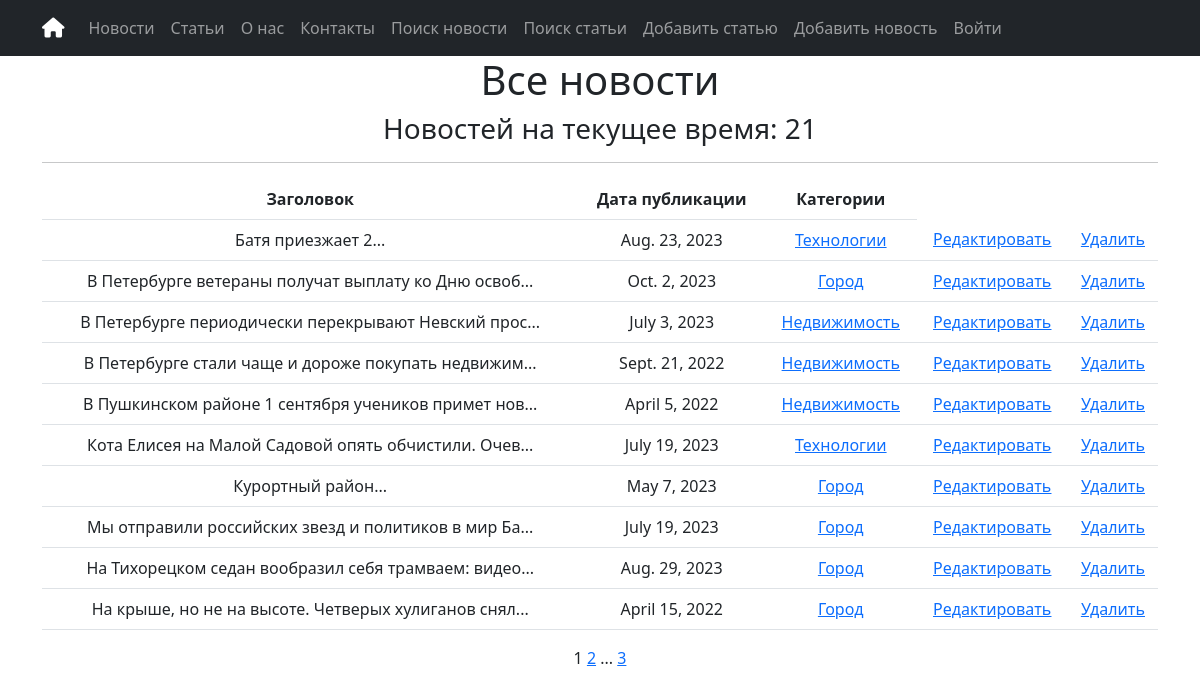
Before: /news/ with the older database file.
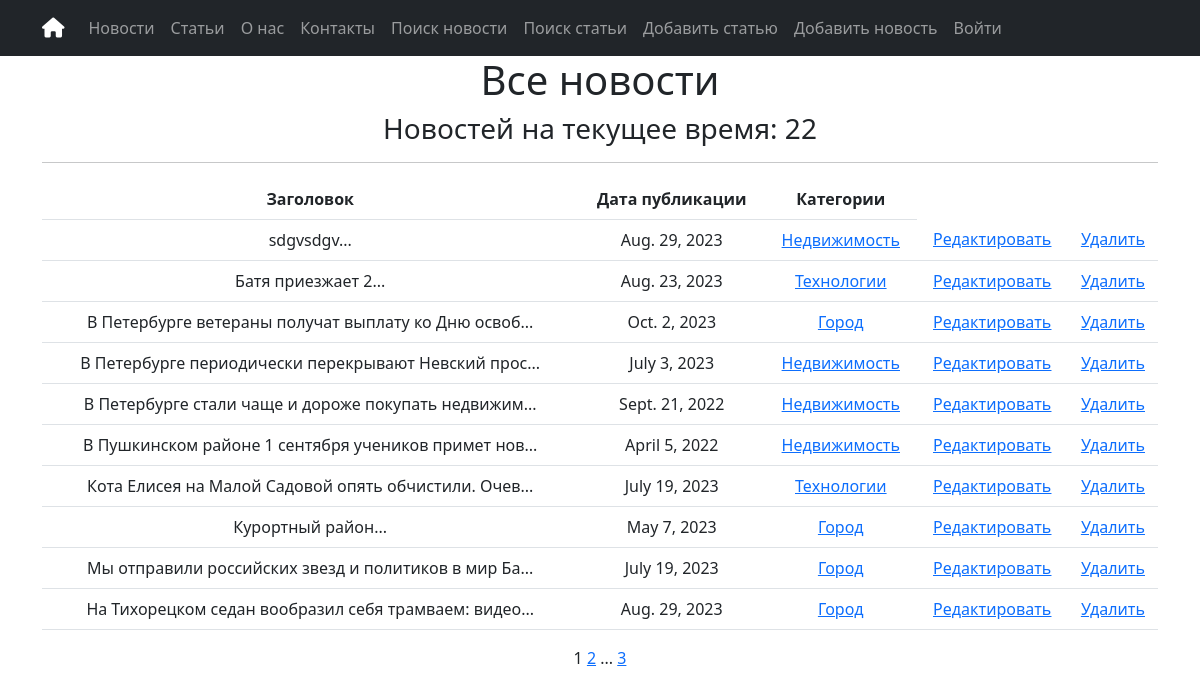
After: the same page with the newer database file.
### simpleapp/models.py (models this page shows, shortened)
class News(models.Model):
    title = models.CharField(
        max_length=50,
        unique=True, # названия товаров не должны повторяться
    )
    description = models.TextField()
    date = models.DateField(help_text=('YYYY-MM-DD'))
    category = models.ManyToManyField(
        Category,
        related_name='news', # все новости в категории будут доступны через поле news
    )
    class Meta:
        verbose_name_plural = "News"

class Category(models.Model):
    name = models.CharField(max_length=100, unique=True)
    subscribers = models.ManyToManyField(User, related_name='categories' )
    def __str__(self):
        return self.name.title()
    class Meta:
        verbose_name_plural = "Categories"

### simpleapp/views.py (the view)
# urls.py: path('', NewsList.as_view(), name='news_list'),
class NewsList(ListView):
    model = News
    ordering = 'title'
    template_name = 'news.html'
    context_object_name = 'news'
    paginate_by = 10 # вот так мы можем указать количество записей на странице
    def get_context_data(self, **kwargs):
        context = super().get_context_data(**kwargs)
        context['next_sale'] = f"Новостей на текущее время:"
        return context

### templates/news.html (shortened to what this page needs)
{% extends 'flatpages/default.html' %}
{% load custom_filters %}
{% load custom_tags %}
{% block content %}
<h1>Все новости</h1>
{% if page_obj.paginator.count > 0 %}
<h3> {{ next_sale }} {{ page_obj.paginator.count }}</h3>
{% endif %}
<hr>
{% if news %}
<table class="table" style="width: 100%;">
    <thead>
        <tr>
            <th>Заголовок</th>
            <th>Дата публикации</th>
            <th>Категории</th>
        </tr>
    </thead>
    <tbody>
        {% for item in news %}
        <tr>
            <td>
                <a class="nav-link" href="{% url 'news_detail' pk=item.pk %}">{{ item.title|truncatewords:20}}...</a>
            </td>
            <td>{{ item.date }}</td>
            <td>
                {% for category in item.category.all %}
                <a href="{% url 'category_details' category.id %}">{{ category }}</a>
                {% endfor %}
            </td>
            <td>
                <a href="{% url 'news_update' item.id %}"><u>Редактировать</u></a>
            </td>
            <td>
                <a href="{% url 'news_delete' item.id %}"><u>Удалить</u></a>
            </td>
        </tr>
        {% endfor %}
    </tbody>
</table>
{% else %}
<h2>Новостей нет!</h2>
{% endif %}
{% if page_obj.paginator.count > 0 %}
{{ page_obj.number }}
{% if page_obj.has_next %}
<a href="?page={{ page_obj.next_page_number }}">{{ page_obj.next_page_number }}</a>
{% if paginator.num_pages != page_obj.next_page_number %}
...
<a href="?page={{ page_obj.paginator.num_pages }}">{{ page_obj.paginator.num_pages }}</a>
{% endif %}
{% endif %}
{% endif %}
{% endblock content %}

Changed rows visible on the page:
no longer on this page (row unchanged): News: title "На крыше, но не на высоте. Четверых хулиганов снял", date "April 15, 2022", Category (name "Город")
added News: title "sdgvsdgv", date "Aug. 29, 2023", Category (name "Недвижимость")
Other visible differences:
{{ page_obj.paginator.count }}: "21" → "22"
